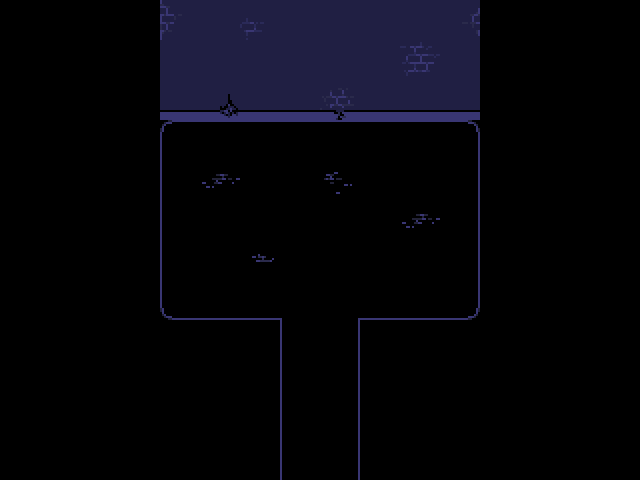

Rendered tile map (Tiled .tmx) drawn with the repository's tilesets; below, a short description and the full map source, tile grids included:
An orthogonal 16x12 tile map with 40x40 px tiles, 1 tile layer (Tile Layer 1) and 10 objects (entry, chest, interactable, shine, transition).

<map version="1.8" tiledversion="1.8.6" orientation="orthogonal" renderorder="right-down" width="16" height="12" tilewidth="40" tileheight="40" infinite="0" nextlayerid="5" nextobjectid="11">
 <editorsettings>
  <export target="data.lua" format="lua" />
 </editorsettings>
 <properties>
  <property name="border" value="castle" />
  <property name="music" value="jamm_dungeon" />
 </properties>
 <tileset firstgid="1" source="../../../../tilesets/jamm_dungeon.tsx" />
 <layer id="1" name="Tile Layer 1" width="16" height="12">
  <data encoding="csv">
0,0,0,0,22,23,29,23,23,23,23,24,0,0,0,0,
0,0,0,0,23,23,23,23,23,23,30,23,0,0,0,0,
0,0,0,0,37,38,37,37,36,37,37,37,0,0,0,0,
0,0,0,0,42,58,58,58,58,58,58,39,0,0,0,0,
0,0,0,0,52,34,51,51,33,51,51,50,0,0,0,0,
0,0,0,0,52,51,51,51,51,51,34,50,0,0,0,0,
0,0,0,0,52,51,40,51,51,51,51,50,0,0,0,0,
0,0,0,0,35,44,44,45,43,44,44,32,0,0,0,0,
0,0,0,0,0,0,0,52,50,0,0,0,0,0,0,0,
0,0,0,0,0,0,0,52,50,0,0,0,0,0,0,0,
0,0,0,0,0,0,0,52,50,0,0,0,0,0,0,0,
0,0,0,0,0,0,0,52,50,0,0,0,0,0,0,0
</data>
 </layer>
 <objectgroup id="2" name="collision">
  <object id="1" x="0" y="0" width="640" height="120" />
  <object id="2" x="480" y="120" width="160" height="200" />
  <object id="3" x="0" y="120" width="160" height="200" />
  <object id="4" x="0" y="320" width="280" height="160" />
  <object id="5" x="360" y="320" width="280" height="160" />
 </objectgroup>
 <objectgroup id="3" name="markers">
  <object id="6" name="entry" x="320" y="440">
   <point />
  </object>
 </objectgroup>
 <objectgroup id="4" name="objects">
  <object id="7" name="chest" x="380" y="140">
   <properties>
    <property name="flagcheck" value="acj_music_bonus" />
    <property name="item" value="simpsling" />
   </properties>
   <point />
  </object>
  <object id="8" name="interactable" x="160" y="120" width="40" height="40">
   <properties>
    <property name="cutscene" value="a_dungeon.music_key" />
    <property name="flagcheck" value="!acj_music_key" />
   </properties>
  </object>
  <object id="9" name="shine" x="160" y="120" width="20" height="20">
   <properties>
    <property name="flagcheck" value="!acj_music_key" />
   </properties>
  </object>
  <object id="10" name="transition" x="280" y="480" width="80" height="40">
   <properties>
    <property name="facing" value="down" />
    <property name="map" value="fwood/dungeon_inside/music_trial" />
    <property name="marker" value="prize" />
   </properties>
  </object>
 </objectgroup>
</map>